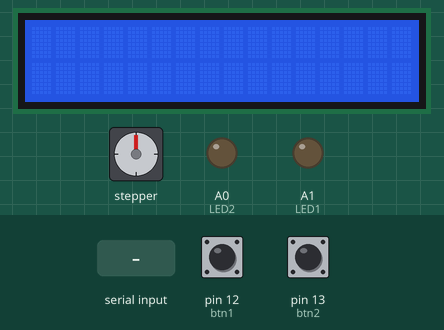
The sketch below on a simulated Arduino Uno, built with avr-gcc and run on an emulated ATmega328P. On the bench: 16×2 character LCD, stepper motor, output pins drawn as LEDs (lit = HIGH). The test bench sets the inputs (shaded band); at power-on: pin 12 (btn1) HIGH, pin 13 (btn2) HIGH. Stepper angles assume 1024 steps per turn; what the sketch prints to the serial monitor is not drawn.

Above: at 1.2 s.
1.3 s: "1" received over Serial
At 1.52 s:
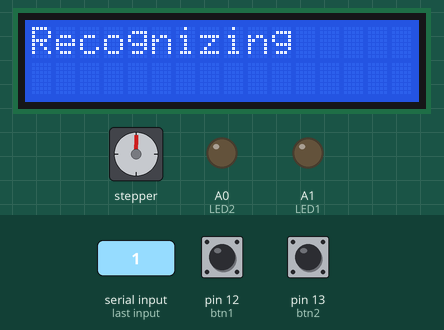
At 3.2 s:
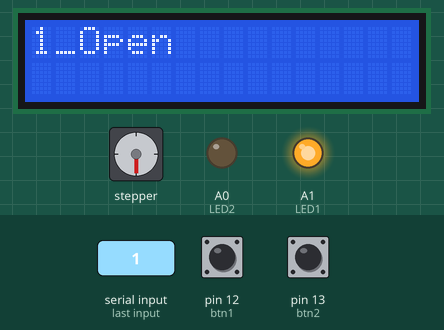
4.0 s: "S" received over Serial
At 4.9 s:
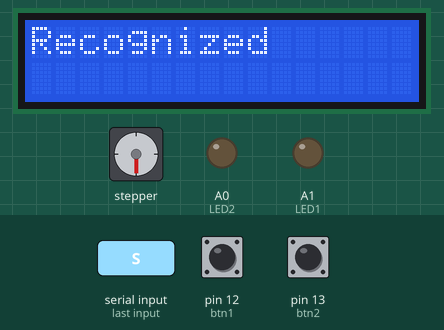
Timing chart, 0 to 7.0 s (numbered marks = the images above; inputs shaded):
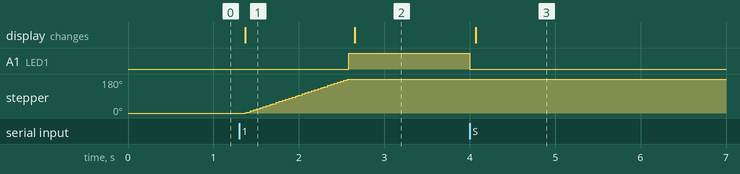

Measured:
- after the input at 1.3 s, A1 (LED1): LOW → HIGH after 1.3 s; stepper: turns 180° clockwise in 1.2 s, starting after 0.08 s; the display: changes after 0.08 s (image 1)
- after the input at 4.0 s, A1 (LED1): HIGH → LOW at once; the display: changes after 0.07 s (image 3)

The sketch:

sketch_may30b.ino
```cpp
#include <Stepper.h>
#include <Wire.h>
#include <LiquidCrystal_I2C.h>
#include <SoftwareSerial.h>

LiquidCrystal_I2C lcd(0x27, 16, 2);
SoftwareSerial BTSerial(2, 3);

const int stepsPerRevolution = 1024;
Stepper Step1(stepsPerRevolution, 11, 9, 10, 8);
Stepper Step2(stepsPerRevolution, 7, 5, 6, 4);
#define LED1 A1
#define LED2 A0
#define btn1 12
#define btn2 13


bool finish = false;
char data;

void setup() {
  Step1.setSpeed(25);
  Step2.setSpeed(25);
  Serial.begin(9600);
  BTSerial.begin(9600);

  pinMode(LED1, OUTPUT);
  pinMode(LED2, OUTPUT);
  pinMode(btn1, INPUT_PULLUP);
  pinMode(btn2, INPUT_PULLUP);


  lcd.init();
  lcd.backlight();
  if (Serial.available()) {
    if (Serial.read() == 'S') {

      digitalWrite(LED1, LOW);
      digitalWrite(LED2, LOW);
      lcd.setCursor(0, 0);
      lcd.print("Recognizing");
    }

  }


}
void loop() {
  if (Serial.available()) {

    if (finish == false) // 얼굴인식 O
    {
      data = Serial.read();
      lcd.init();
      lcd.setCursor(0, 0);
      lcd.print("Recognizing");

    }
    else // 얼굴 인식 X
    {
      data = 'X';
      digitalWrite(LED1, LOW);
      digitalWrite(LED2, LOW);
      Step1.step(0);
      Step2.step(0);
      lcd.init();
      lcd.setCursor(0, 0);
      lcd.print("Recognized");

      if (digitalRead(btn1) == LOW) // 1번 잠금
      {
        Serial.println("1번 잠김");
        Step1.step(-stepsPerRevolution / 2);
        digitalWrite(LED1, LOW);
        lcd.init();
        lcd.setCursor(0, 0);
        lcd.print("Close");


      }
      else if (digitalRead(btn2) == LOW) // 2번 잠금
      {
        Serial.println("2번 잠김");
        Step2.step(-stepsPerRevolution / 2);
        digitalWrite(LED2, LOW);
        lcd.init();
        lcd.setCursor(0, 0);
        lcd.print("Close");

      }

    }


    switch (data) {
      case '0':
        lcd.init();
        lcd.setCursor(0, 0);
        lcd.print("Unknown");
        delay(200);
        break;

      case '1':
        Serial.println("1번");
        Step1.step(stepsPerRevolution / 2);
        digitalWrite(LED1, HIGH);
        lcd.init();
        lcd.setCursor(0, 0);
        lcd.print("1_Open");
        BTSerial.write("1");
        delay(1000);
        finish = true;
        break;

      case '2':
        Serial.println("2번");
        Step2.step(512);
        digitalWrite(LED2, HIGH);
        lcd.init();
        lcd.setCursor(0, 0);
        lcd.print("2_Open");
        BTSerial.write("2");
        delay(1000);
        finish = true;
        break;
      default:
        break;
    }


  }


}
```
